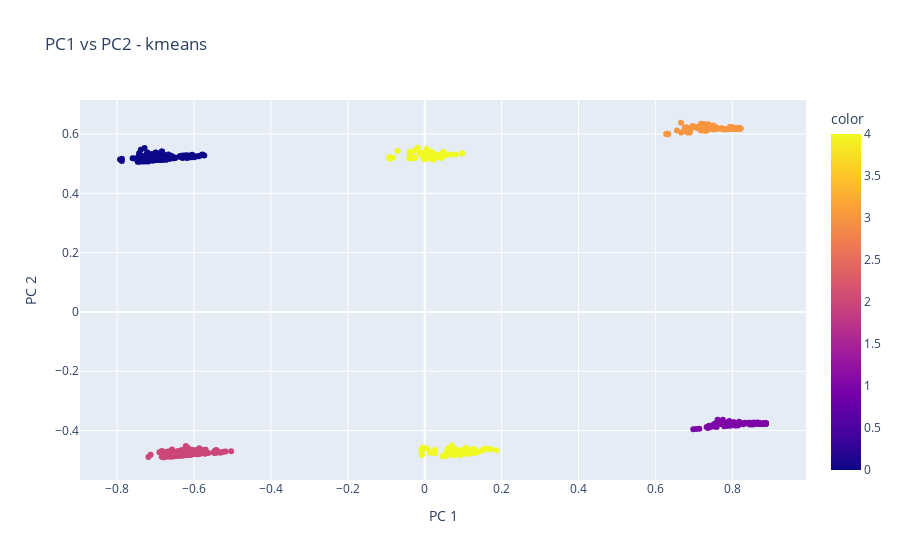

The code cell stored with this chart in its notebook:
### Markdown cell above
## PCA chart

### Code cell
X = data_new

pca = PCA(n_components=2)
components = pca.fit_transform(X)


fig = px.scatter(
    components, x=0, y=1, color=y_km,
    title=f'PC1 vs PC2 - kmeans',
    labels={'0': 'PC 1', '1': 'PC 2'}
)

fig.show()

### Figure 1 — Plotly figure (JSON) as saved in the notebook; plotly's stock layout.template omitted (floating-point values rounded to 4 significant figures; data arrays with more than 128 entries replaced by an {"elided": "..."} marker saying what was removed)
{"data": [{"hovertemplate": "PC 1=%{x}<br>PC 2=%{y}<br>color=%{marker.color}<extra></extra>", "legendgroup": "", "marker": {"color": {"elided": "747 int values"}, "coloraxis": "coloraxis", "symbol": "circle"}, "mode": "markers", "name": "", "orientation": "v", "showlegend": false, "type": "scatter", "x": {"elided": "747 float values"}, "xaxis": "x", "y": {"elided": "747 float values"}, "yaxis": "y"}], "layout": {"autosize": true, "coloraxis": {"colorbar": {"title": {"text": "color"}}, "colorscale": [[0, "#0d0887"], [0.1111, "#46039f"], [0.2222, "#7201a8"], [0.3333, "#9c179e"], [0.4444, "#bd3786"], [0.5556, "#d8576b"], [0.6667, "#ed7953"], [0.7778, "#fb9f3a"], [0.8889, "#fdca26"], [1, "#f0f921"]]}, "legend": {"tracegroupgap": 0}, "title": {"text": "PC1 vs PC2 - kmeans"}, "xaxis": {"anchor": "y", "autorange": true, "domain": [0, 1], "range": [-0.8954, 0.9908], "title": {"text": "PC 1"}, "type": "linear"}, "yaxis": {"anchor": "x", "autorange": true, "domain": [0, 1], "range": [-0.5834, 0.7314], "title": {"text": "PC 2"}, "type": "linear"}}}
